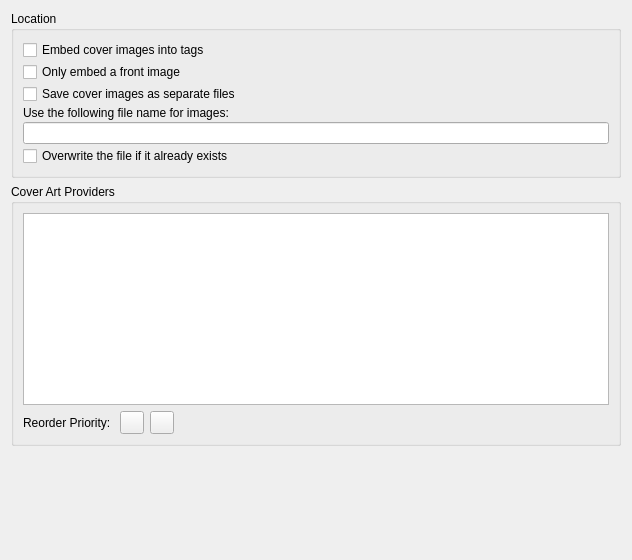
<?xml version="1.0" encoding="UTF-8"?>
<ui version="4.0">
 <class>CoverOptionsPage</class>
 <widget class="QWidget" name="CoverOptionsPage">
  <property name="geometry">
   <rect>
    <x>0</x>
    <y>0</y>
    <width>632</width>
    <height>560</height>
   </rect>
  </property>
  <layout class="QVBoxLayout" name="verticalLayout">
   <item>
    <widget class="QGroupBox" name="location">
     <property name="title">
      <string>Location</string>
     </property>
     <layout class="QVBoxLayout">
      <property name="spacing">
       <number>2</number>
      </property>
      <property name="leftMargin">
       <number>9</number>
      </property>
      <property name="topMargin">
       <number>9</number>
      </property>
      <property name="rightMargin">
       <number>9</number>
      </property>
      <property name="bottomMargin">
       <number>9</number>
      </property>
      <item>
       <widget class="QCheckBox" name="save_images_to_tags">
        <property name="text">
         <string>Embed cover images into tags</string>
        </property>
       </widget>
      </item>
      <item>
       <widget class="QCheckBox" name="cb_embed_front_only">
        <property name="text">
         <string>Only embed a front image</string>
        </property>
       </widget>
      </item>
      <item>
       <widget class="QCheckBox" name="save_images_to_files">
        <property name="text">
         <string>Save cover images as separate files</string>
        </property>
       </widget>
      </item>
      <item>
       <widget class="QLabel" name="label_use_filename">
        <property name="text">
         <string>Use the following file name for images:</string>
        </property>
       </widget>
      </item>
      <item>
       <widget class="QLineEdit" name="cover_image_filename"/>
      </item>
      <item>
       <widget class="QCheckBox" name="save_images_overwrite">
        <property name="text">
         <string>Overwrite the file if it already exists</string>
        </property>
       </widget>
      </item>
     </layout>
    </widget>
   </item>
   <item alignment="Qt::AlignTop">
    <widget class="QGroupBox" name="ca_providers_groupbox">
     <property name="sizePolicy">
      <sizepolicy hsizetype="Preferred" vsizetype="Preferred">
       <horstretch>0</horstretch>
       <verstretch>0</verstretch>
      </sizepolicy>
     </property>
     <property name="title">
      <string>Cover Art Providers</string>
     </property>
     <layout class="QVBoxLayout" name="ca_providers_layout">
      <item>
       <widget class="QListWidget" name="ca_providers_list"/>
      </item>
      <item>
       <layout class="QHBoxLayout" name="ca_layout">
        <item>
         <widget class="QLabel" name="move_label">
          <property name="text">
           <string>Reorder Priority: </string>
          </property>
         </widget>
        </item>
        <item>
         <widget class="QToolButton" name="up_button">
          <property name="toolTip">
           <string>Move selected item up</string>
          </property>
          <property name="layoutDirection">
           <enum>Qt::LeftToRight</enum>
          </property>
          <property name="text">
           <string/>
          </property>
          <property name="icon">
           <iconset theme=":/images/16x16/go-up.png"/>
          </property>
          <property name="toolButtonStyle">
           <enum>Qt::ToolButtonIconOnly</enum>
          </property>
          <property name="autoRaise">
           <bool>false</bool>
          </property>
         </widget>
        </item>
        <item>
         <widget class="QToolButton" name="down_button">
          <property name="toolTip">
           <string>Move selected item down</string>
          </property>
          <property name="text">
           <string/>
          </property>
          <property name="icon">
           <iconset theme=":/images/16x16/go-down.png"/>
          </property>
          <property name="toolButtonStyle">
           <enum>Qt::ToolButtonIconOnly</enum>
          </property>
         </widget>
        </item>
        <item>
         <spacer name="horizontalSpacer">
          <property name="orientation">
           <enum>Qt::Horizontal</enum>
          </property>
          <property name="sizeHint" stdset="0">
           <size>
            <width>40</width>
            <height>20</height>
           </size>
          </property>
         </spacer>
        </item>
       </layout>
      </item>
     </layout>
    </widget>
   </item>
   <item>
    <spacer name="verticalSpacer">
     <property name="orientation">
      <enum>Qt::Vertical</enum>
     </property>
     <property name="sizeHint" stdset="0">
      <size>
       <width>20</width>
       <height>40</height>
      </size>
     </property>
    </spacer>
   </item>
  </layout>
 </widget>
 <tabstops>
  <tabstop>save_images_to_tags</tabstop>
  <tabstop>cb_embed_front_only</tabstop>
  <tabstop>save_images_to_files</tabstop>
  <tabstop>cover_image_filename</tabstop>
  <tabstop>save_images_overwrite</tabstop>
 </tabstops>
 <resources/>
 <connections/>
</ui>
